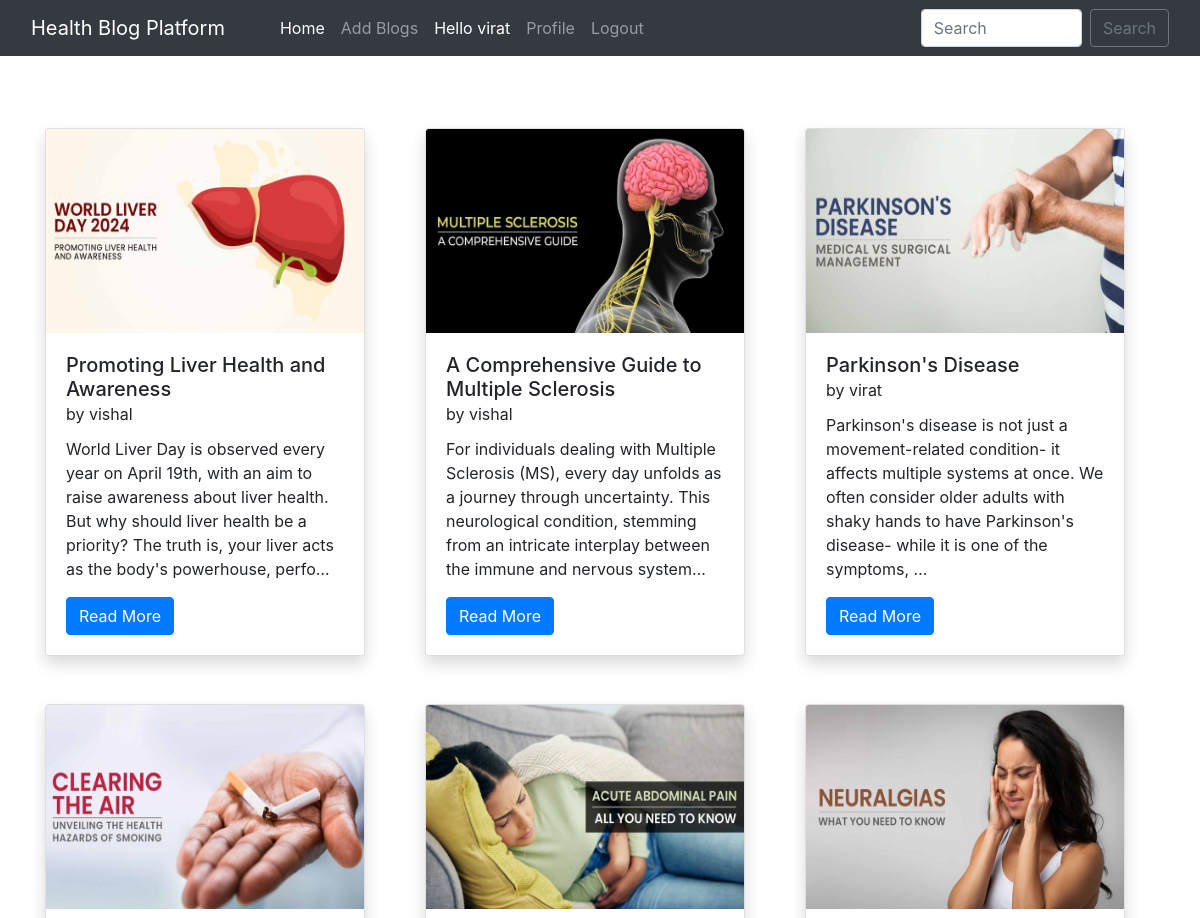
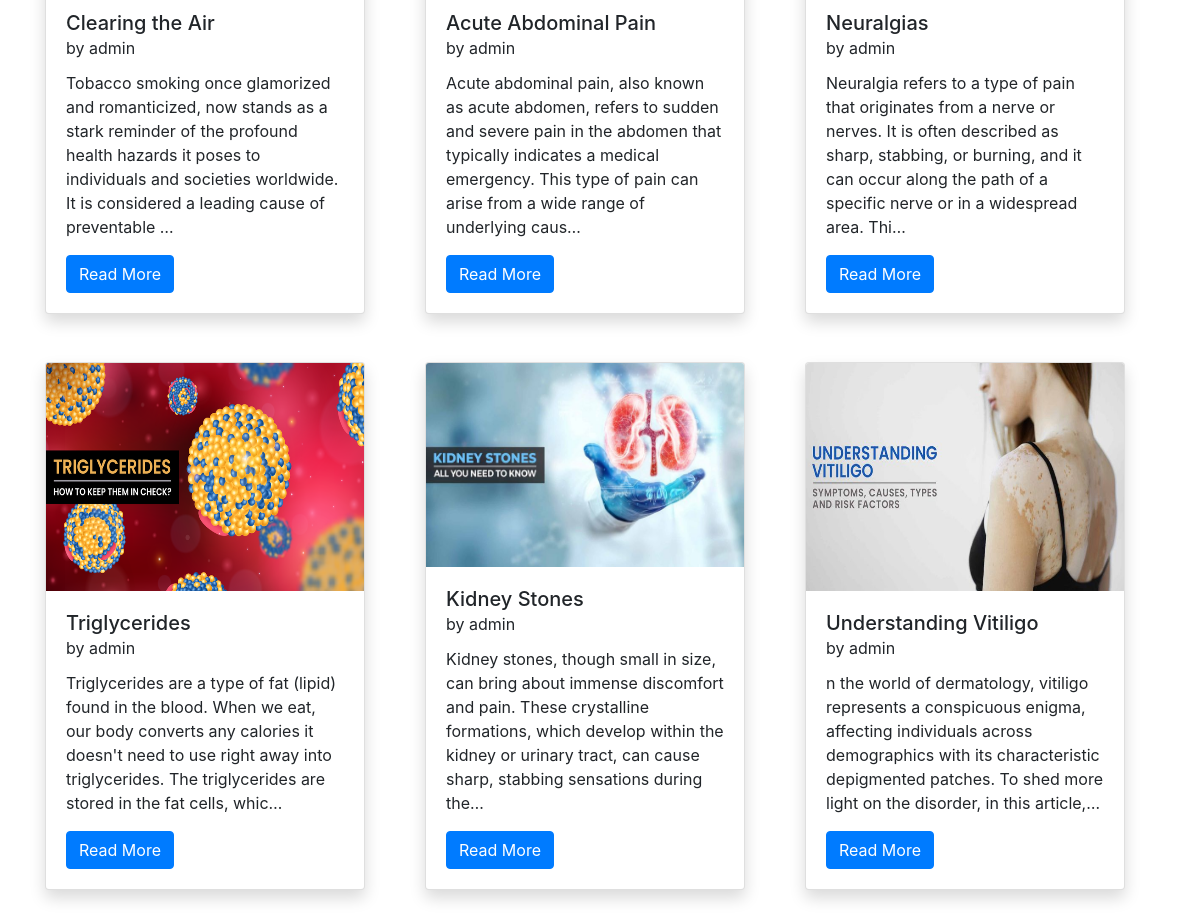
The page / (signed in) on the database its author committed (2 pictures, top to bottom).
### home/models.py (models this page shows, shortened)
class BlogPost(models.Model):
    title=models.CharField(max_length=255)
    author= models.ForeignKey(User, on_delete=models.CASCADE)
    slug=models.CharField(max_length=130)
    content=models.TextField()
    image = models.ImageField(upload_to="profile_pics", blank=True, null=True)
    dateTime=models.DateTimeField(auto_now_add=True)

### home/views.py (the view)
# urls.py: path("", views.blogs, name="blogs"),
def blogs(request):
    posts = BlogPost.objects.all()
    posts = BlogPost.objects.filter().order_by('-dateTime')
    return render(request, "blog.html", {'posts':posts})

### home/templates/blog.html (shortened to what this page needs)
{% extends 'base.html' %} {% block title %} Blogs {% endblock %}
{% block homeactive %} active {% endblock %} {% block css %} {% endblock %}
{% block body %}
<div class="container mt-5 mb-3">
  <div class="row">
    {% for post in posts %}
    <div class="col-lg-4 my-4">
      <div class="card shadow" style="width: 20rem; height: 33rem">
        <img
          src="/media/{{post.image}}"
          class="card-img-top"
          alt="..."
          height="250px"
        />
        <div class="card-body">
          <h5 class="card-title">
            {{post.title}} <br /><small>by {{post.author}}</small>
          </h5>
          <p class="card-text">{{post.content|truncatechars:210}}</p>
          <a href="blog/{{post.slug}}" class="btn btn-primary"
            >Read More </a
          >
        </div>
      </div>
    </div>
    {% endfor %}
  </div>
</div>
{% endblock %}

### home/templates/base.html (shortened to what this page needs)
<!DOCTYPE html>
<html lang="en">
  <head>
    <link
      href="//maxcdn.bootstrapcdn.com/bootstrap/4.1.1/css/bootstrap.min.css"
      rel="stylesheet"
      id="bootstrap-css"
    />
    <link
      href="https://cdn.jsdelivr.net/npm/bootstrap@5.0.2/dist/css/bootstrap.min.css"
      rel="stylesheet"
    />
    <link
      rel="stylesheet"
      href="https://maxcdn.bootstrapcdn.com/bootstrap/4.0.0/css/bootstrap.min.css"
    />
  </head>
  <body>
    <nav class="navbar navbar-expand-lg navbar-dark bg-dark sticky-top">
      <div class="container-fluid">
        <a class="navbar-brand" href="#">Health Blog Platform</a>
        <div class="collapse navbar-collapse" id="navbarSupportedContent">
          <div class="container mx-3">
            <ul class="navbar-nav me-auto mb-2 mb-lg-0">
              <li class="nav-item">
                <a
                  class="nav-link {% block homeactive %} {% endblock %}"
                  aria-current="page"
                  href="/"
                  >Home</a
                >
              </li>
              {% if user.is_authenticated %}
              <li class="nav-item">
                <a
                  class="nav-link {% block add_blogs_active %} {% endblock %}"
                  href="/add_blogs/"
                  >Add Blogs</a
                >
              </li>
              <li class="nav-item">
                <a class="nav-link active" href="#">Hello {{request.user}}</a>
              </li>
              <li class="nav-item">
                <a
                  class="nav-link {% block profileactive %} {% endblock %}"
                  href="/profile/"
                  >Profile</a
                >
              </li>
              <li class="nav-item">
                <a class="nav-link" href="/logout/">Logout</a>
              </li>
              {% endif %}
            </ul>
          </div>
          <form class="d-flex" method="POST" action="/search/">
            <input
              class="form-control me-2"
              type="search"
              placeholder="Search"
              name="searched"
              id="searched"
              aria-label="Search"
            />
            <button
              href="/search/"
              class="btn btn-outline-secondary"
              type="submit"
            >
              Search
            </button>
          </form>
        </div>
      </div>
    </nav>
    {% block body %} {% endblock %}
  </body>
</html>

### rows shown on the page
BlogPost: image (picture), title "Promoting Liver Health and Awareness", author "vishal", content "World Liver Day is observed every year on April 19th, with an aim to raise awareness about liver health. But why should liver health be a priority? The truth is, your liver acts as the body's powerhouse, perfo…"
BlogPost: image (picture), title "A Comprehensive Guide to Multiple Sclerosis", author "vishal", content "For individuals dealing with Multiple Sclerosis (MS), every day unfolds as a journey through uncertainty. This neurological condition, stemming from an intricate interplay between the immune and nervous system…"
BlogPost: image (picture), title "Parkinson's Disease", author "virat", content "Parkinson's disease is not just a movement-related condition- it affects multiple systems at once. We often consider older adults with shaky hands to have Parkinson's disease- while it is one of the symptoms, …"
BlogPost: image (picture), title "Clearing the Air", author "admin", content "Tobacco smoking once glamorized and romanticized, now stands as a stark reminder of the profound health hazards it poses to individuals and societies worldwide. It is considered a leading cause of preventable …"
BlogPost: image (picture), title "Acute Abdominal Pain", author "admin", content "Acute abdominal pain, also known as acute abdomen, refers to sudden and severe pain in the abdomen that typically indicates a medical emergency. This type of pain can arise from a wide range of underlying caus…"
BlogPost: image (picture), title "Neuralgias", author "admin", content "Neuralgia refers to a type of pain that originates from a nerve or nerves. It is often described as sharp, stabbing, or burning, and it can occur along the path of a specific nerve or in a widespread area. Thi…"
BlogPost: image (picture), title "Triglycerides", author "admin", content "Triglycerides are a type of fat (lipid) found in the blood. When we eat, our body converts any calories it doesn't need to use right away into triglycerides. The triglycerides are stored in the fat cells, whic…"
BlogPost: image (picture), title "Kidney Stones", author "admin", content "Kidney stones, though small in size, can bring about immense discomfort and pain. These crystalline formations, which develop within the kidney or urinary tract, can cause sharp, stabbing sensations during the…"
BlogPost: image (picture), title "Understanding Vitiligo", author "admin", content "n the world of dermatology, vitiligo represents a conspicuous enigma, affecting individuals across demographics with its characteristic depigmented patches. To shed more light on the disorder, in this article,…"

### other values the page prints
{{ request.user }} "virat"
